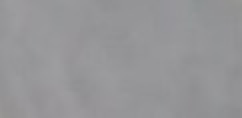
#> input picture data/road1.jpg, 121 x 59 px (shown 2 times larger)
$ python myclassification.py   (Python 2 division)
#> lines starting #> are read from the running program, lines starting #| are printed output that depends on the picture; pictures that were not available may be replaced by others from this repository, and a replacement may not be noted
### loader.py
# [79 lines left out: functions load_images, load_imagesforcnn, image_data, hsv_images, not called in this run]

def hsvrgb_images():
    from sklearn.utils import shuffle
    import matplotlib.pyplot as plt
    from skimage import color
    import numpy as np
    a=plt.imread("data/road1.jpg").reshape(-1,3)
    b=color.rgb2hsv(plt.imread("data/road1.jpg")).reshape(-1, 3)
    road1=shuffle(np.concatenate((a,b),axis=1))[:800]
#> road1 = 800 rows, first 6: [152, 150, 153, 0.778, 0.0196, 0.6], [151, 151, 153, 0.667, 0.0131, 0.6], [147, 148, 150, 0.611, 0.02, 0.588], [150, 150, 152, 0.667, 0.0132, 0.596], [154, 154, 156, 0.667, 0.0128, 0.612], [150, 150, 152, 0.667, 0.0132, 0.596]
    c=color.rgb2hsv(plt.imread("data/road2.jpg")).reshape(-1,3)
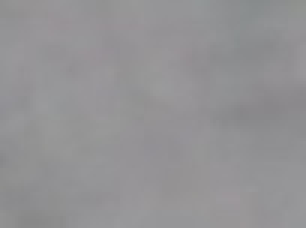
#> input picture data/road2.jpg, 102 x 76 px (shown 3 times larger)
    d=plt.imread("data/road2.jpg").reshape(-1,3)
    road2 = shuffle(np.concatenate((c, d), axis=1))[:800]
#> road2 = 800 rows, first 6: [0.667, 0.0144, 0.545, 137, 137, 139], [0.667, 0.0131, 0.6, 151, 151, 153], [0.778, 0.0213, 0.553, 140, 138, 141], [0.667, 0.0144, 0.545, 137, 137, 139], [0.667, 0.0131, 0.6, 151, 151, 153], [0.778, 0.021, 0.561, 142, 140, 143]
    e=plt.imread("data/road3.jpg").reshape(-1,3)
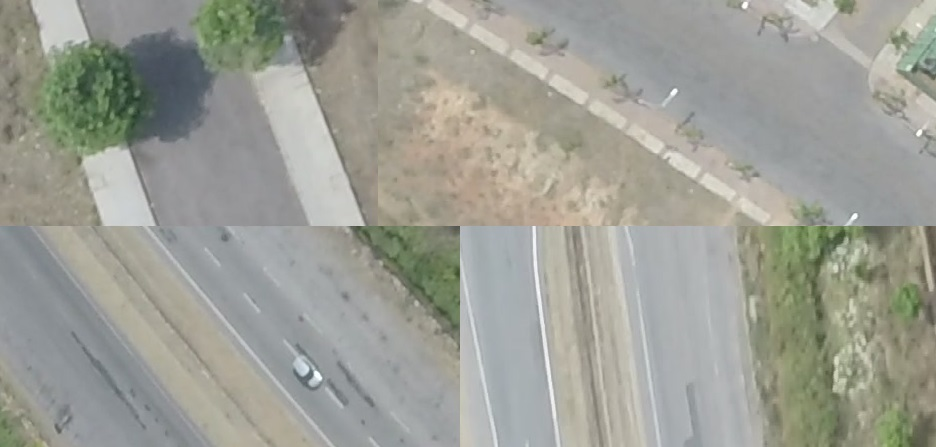
#> input picture Test_Data/grouptest.jpg, 936 x 447 px, given in place of road3.jpg, which was not available
    f=color.rgb2hsv(plt.imread("data/road3.jpg")).reshape(-1,3)
    road3=shuffle(np.concatenate((e,f),axis=1))[:150]
#> road3 = 150 rows, first 6: [161, 155, 143, 0.111, 0.112, 0.631], [196, 190, 178, 0.111, 0.0918, 0.769], [182, 182, 174, 0.167, 0.044, 0.714], [160, 158, 143, 0.147, 0.106, 0.627], [142, 147, 151, 0.574, 0.0596, 0.592], [168, 176, 178, 0.533, 0.0562, 0.698]
    g=plt.imread("data/notroad.jpg").reshape(-1,3)
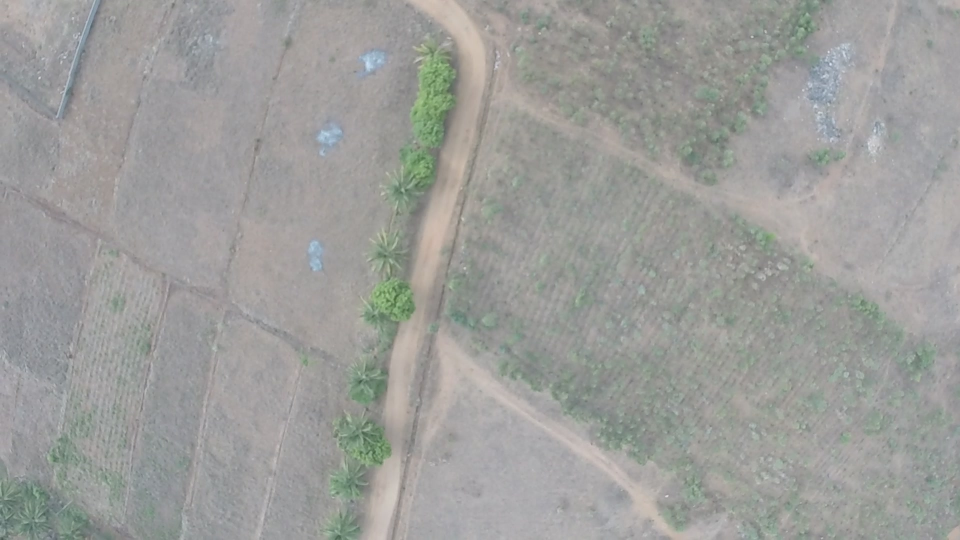
#> input picture Test_Data/noroad.jpg, 1920 x 1080 px, given in place of notroad.jpg, which was not available (shown at 1/2 size)
    h=color.rgb2hsv(plt.imread("data/notroad.jpg")).reshape(-1,3)
    road4=shuffle(np.concatenate((g,h),axis=1))[:6000]
    i=plt.imread("data/unitedroad.jpg").reshape(-1,3)
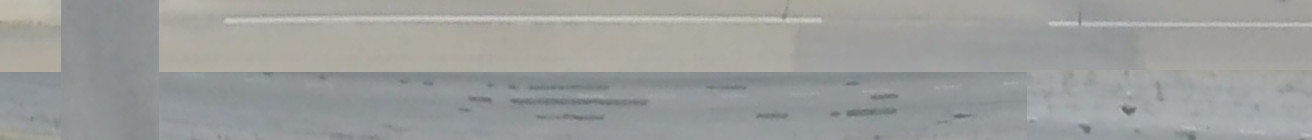
#> input picture data/unitedroad.jpg, 1312 x 140 px
    j=color.rgb2hsv(plt.imread("data/unitedroad.jpg")).reshape(-1,3)
    unitedroad=shuffle(np.concatenate((i,j),axis=1))[:4000]
    # [4 lines of commented-out code are left out]

    k=plt.imread("data/notroad1.jpg").reshape(-1,3)
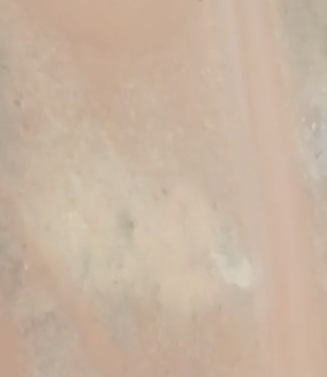
#> input picture data/notroad1.jpg, 327 x 377 px
    l=color.rgb2hsv(plt.imread("data/notroad1.jpg")).reshape(-1,3)
    notroad1 = shuffle(np.concatenate((k,l),axis=1))[:1000]
#> notroad1 = 1000 rows, first 6: [209, 194, 171, 0.101, 0.182, 0.82], [207, 192, 171, 0.0972, 0.174, 0.812], [203, 182, 163, 0.0792, 0.197, 0.796], [197, 179, 159, 0.0877, 0.193, 0.773], [195, 168, 147, 0.0729, 0.246, 0.765], [190, 163, 144, 0.0688, 0.242, 0.745]
    m=plt.imread("data/notroad2.jpg").reshape(-1,3)
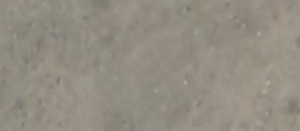
#> input picture data/notroad2.jpg, 300 x 131 px
    n=color.rgb2hsv(plt.imread("data/notroad2.jpg")).reshape(-1,3)
    notroad2=shuffle(np.concatenate((m,n),axis=1))[:700]
#> notroad2 = 700 rows, first 6: [149, 143, 131, 0.111, 0.121, 0.584], [145, 141, 130, 0.122, 0.103, 0.569], [147, 141, 129, 0.111, 0.122, 0.576], [147, 143, 132, 0.122, 0.102, 0.576], [159, 153, 141, 0.111, 0.113, 0.624], [155, 149, 137, 0.111, 0.116, 0.608]
    o=plt.imread("data/Untitled90.jpg").reshape(-1,3)
    p=color.rgb2hsv(plt.imread("data/Untitled90.jpg")).reshape(-1,3)
    notroad3=shuffle(np.concatenate((o,p),axis=1))[:8000]
    # notroad2 = shuffle(plt.imread("data/notroad2.jpg").reshape(-1, 3))[:700]
    # notroad3 = shuffle(plt.imread("data/Untitled90.jpg").reshape(-1, 3))[:8000]

#> (the run stopped early here; a loop or call above may not have finished)
